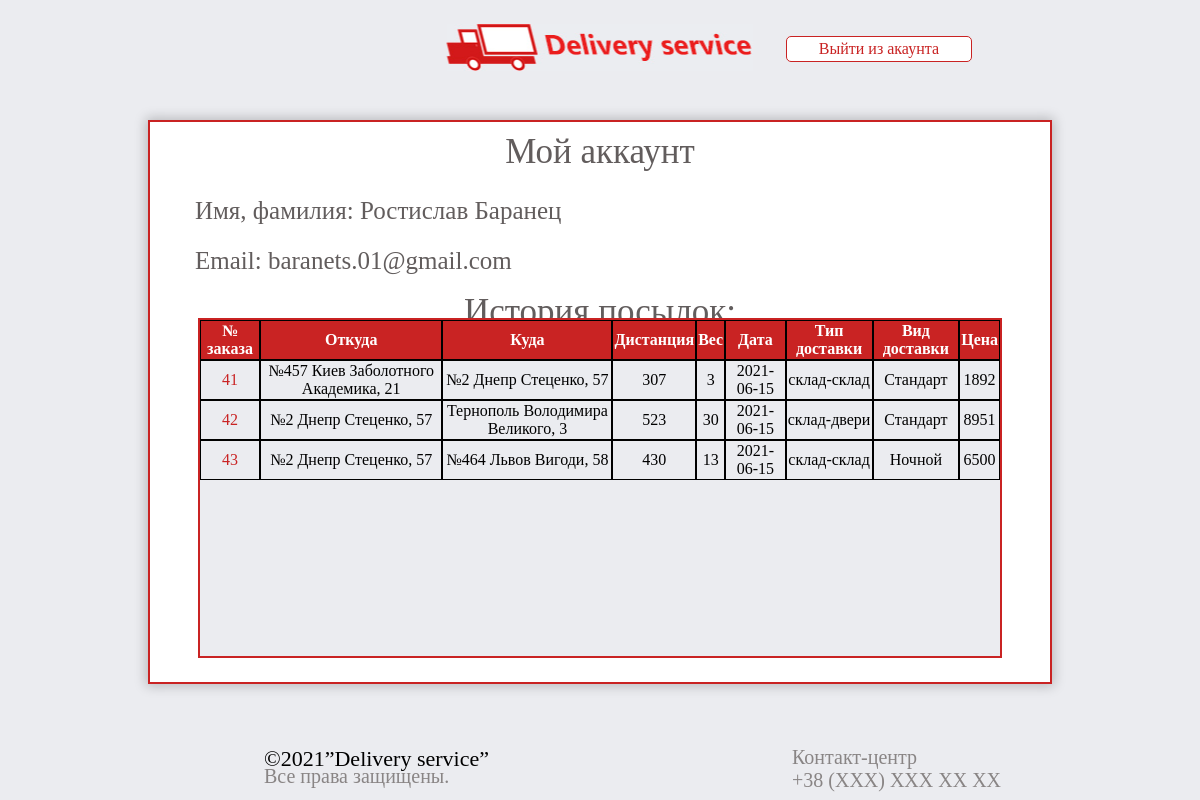
/acount.php (signed in), run on the app's committed database.
### tables this page shows
CREATE TABLE `client` (
  `id` int NOT NULL,
  `name` varchar(255) NOT NULL,
  `password` varchar(255) NOT NULL,
  `email` varchar(255) NOT NULL
);

CREATE TABLE `delivery` (
  `id` int NOT NULL,
  `id_client` int DEFAULT NULL,
  `address1` varchar(255) DEFAULT NULL,
  `address2` varchar(255) DEFAULT NULL,
  `date` date DEFAULT NULL,
  `distance` int DEFAULT NULL,
  `weight` float DEFAULT NULL,
  `id_type` int DEFAULT NULL,
  `id_view` int DEFAULT NULL,
  `id_price` int DEFAULT NULL,
  `cost` int NOT NULL
);

CREATE TABLE `type_of_delivery` (
  `id` int NOT NULL,
  `name` varchar(255) NOT NULL,
  `cost` int NOT NULL
);

CREATE TABLE `view_of_delivery` (
  `id` int NOT NULL,
  `name` varchar(255) NOT NULL,
  `description` varchar(255) NOT NULL
);

### acount.php (the view, shortened to what this page needs)
<?php
require ('connect.php');
?>
<!DOCTYPE html>
<html lang="en">
<head>
    <link rel="stylesheet" type="text/css" href="style\acount.css"> </head>
<body>
    <header>
        <a href="main.php"><img src="images\logovhod.jpg"></a>
        <a class="a" href="exit.php">Выйти из акаунта</a>
    </header>
    <form class="block">
        <div class="ac">Мой аккаунт</div>
        <span class="inf">Имя, фамилия: <?php $sq="SELECT name FROM client WHERE id=".$_SESSION['id']." ";
            $result=mysqli_query($connection,$sq);
            if($result) {
                while ($row = mysqli_fetch_row($result)) {
                    echo "$row[0]";
                }
            }
            ?></span>
        <span class="inff">Email: <?php $sq="SELECT email FROM client WHERE id=".$_SESSION['id']." ";
            $result=mysqli_query($connection,$sq);
            if($result) {
                while ($row = mysqli_fetch_row($result)) {
                    echo "$row[0]";
                }
            }
            ?></span>
        <span class="hist">История посылок:</span>
        <div class="hist_block">
            <table>
                <?php $sq="SELECT d.id, d.address1, d.address2, d.distance, d.weight, d.date, t.name, v.name, d.cost
FROM delivery d
inner join view_of_delivery v on d.id_view=v.id
inner join type_of_delivery t on d.id_type=t.id
where d.id_client=".$_SESSION['id']." ";
                $result=mysqli_query($connection,$sq);
                if($result) {
                    $rows = mysqli_num_rows($result);
                        echo "<tr><th>№ заказа</th><th>Откуда</th><th>Куда</th><th>Дистанция</th><th>Вес</th><th>Дата</th><th>Тип доставки</th><th>Вид доставки</th><th>Цена</th></tr>";
                    for ($i = 0 ; $i < $rows ; ++$i)
                    {
                        $row = mysqli_fetch_row($result);
                        echo "<tr>";
                        for ($j = 0 ; $j < 9 ; ++$j) echo "<td>$row[$j]</td>";
                        echo "</tr>";
                    }
                }
                ?>
            </table>
        </div>
    </form>
    <footer>
        <span3>©2021”Delivery service”</span3>
        <span4>Все права защищены.</span4>
        <span5>Контакт-центр
            <br>+38 (XXX) XXX XX XX</span5>
    </footer>
</body>
</html>

### style/acount.css (style rules this page uses)
body { background-color: rgb(235, 236, 240); height: 100%; font-family: "Myriad Pro"; }
img { position: absolute; top: 3%; left: 50%; margin-right: -50%; transform: translate(-50%); }
.a { border: 0.792px solid rgb(201, 35, 35); border-radius: 5px; background-color: rgb(255, 255, 255); position: absolute; right: 19%; top: 4.5%; font-family: "Myriad Pro"; color: rgb(201, 35, 35); padding: .2em 2em; display: inline-block; text-decoration: none; }
.block { background-color: rgb(255, 255, 255); box-shadow: 0px 0px 11.31px 1.69px rgba(0, 0, 0, 0.22); border: 2px solid rgb(201, 35, 35); position: absolute; top: 15%; left: 50%; margin-right: -50%; transform: translate(-50%); width: 900px; height: 70%; overflow: hidden; }
.ac { position: absolute; left: 50%; margin-right: -50%; transform: translate(-50%); margin-top: 10px; font-size: 35px; color: rgb(98, 93, 93); }
.inf { position: absolute; margin-top: 75px; margin-left: 45px; font-size: 25px; color: rgb(98, 93, 93); }
.inff { position: absolute; margin-top: 125px; margin-left: 45px; font-size: 25px; color: rgb(98, 93, 93); }
.hist { position: absolute; left: 50%; margin-right: -50%; transform: translate(-50%); margin-top: 170px; font-size: 35px; color: rgb(98, 93, 93); }
.hist_block { background-color: rgb(235, 236, 240); border: 2px solid rgb(201, 35, 35); position: absolute; top: 35%; left: 50%; margin-right: -50%; transform: translate(-50%); width: 800px; height: 60%; overflow: hidden; text-align: center; }
table { border-spacing: 0; }
th { background-color: rgb(201, 35, 35); color: rgb(255, 255, 255); }
td:first-child { color: rgb(201, 35, 35); }
td, th { border: 1px solid rgb(0, 0, 0); }
footer { position: absolute; top: 92%; left: 0; width: 100%; height: 8%; color: rgb(137, 133, 133); font-size: 20px; }
footer span3 { position: absolute; top: 15%; left: 22%; font-size: 22px; color: black; }
footer span4 { position: absolute; top: 45%; left: 22%; font-size: 20px; }
footer span5 { position: absolute; top: 15%; left: 66%; font-size: 20px; }

### data on the page
client: name "Ростислав Баранец", email "baranets.01@gmail.com"
delivery: id "41", address1 "№457 Киев Заболотного Академика, 21", address2 "№2 Днепр Стеценко, 57", distance "307", weight "3", date "2021-06-15", cost "1892"
type_of_delivery: name "склад-склад"
view_of_delivery: name "Стандарт"
delivery: id "42", address1 "№2 Днепр Стеценко, 57", address2 "Тернополь Володимира Великого, 3", distance "523", weight "30", date "2021-06-15", cost "8951"
type_of_delivery: name "склад-двери"
delivery: id "43", address1 "№2 Днепр Стеценко, 57", address2 "№464 Львов Вигоди, 58", distance "430", weight "13", date "2021-06-15", cost "6500"
view_of_delivery: name "Ночной"
